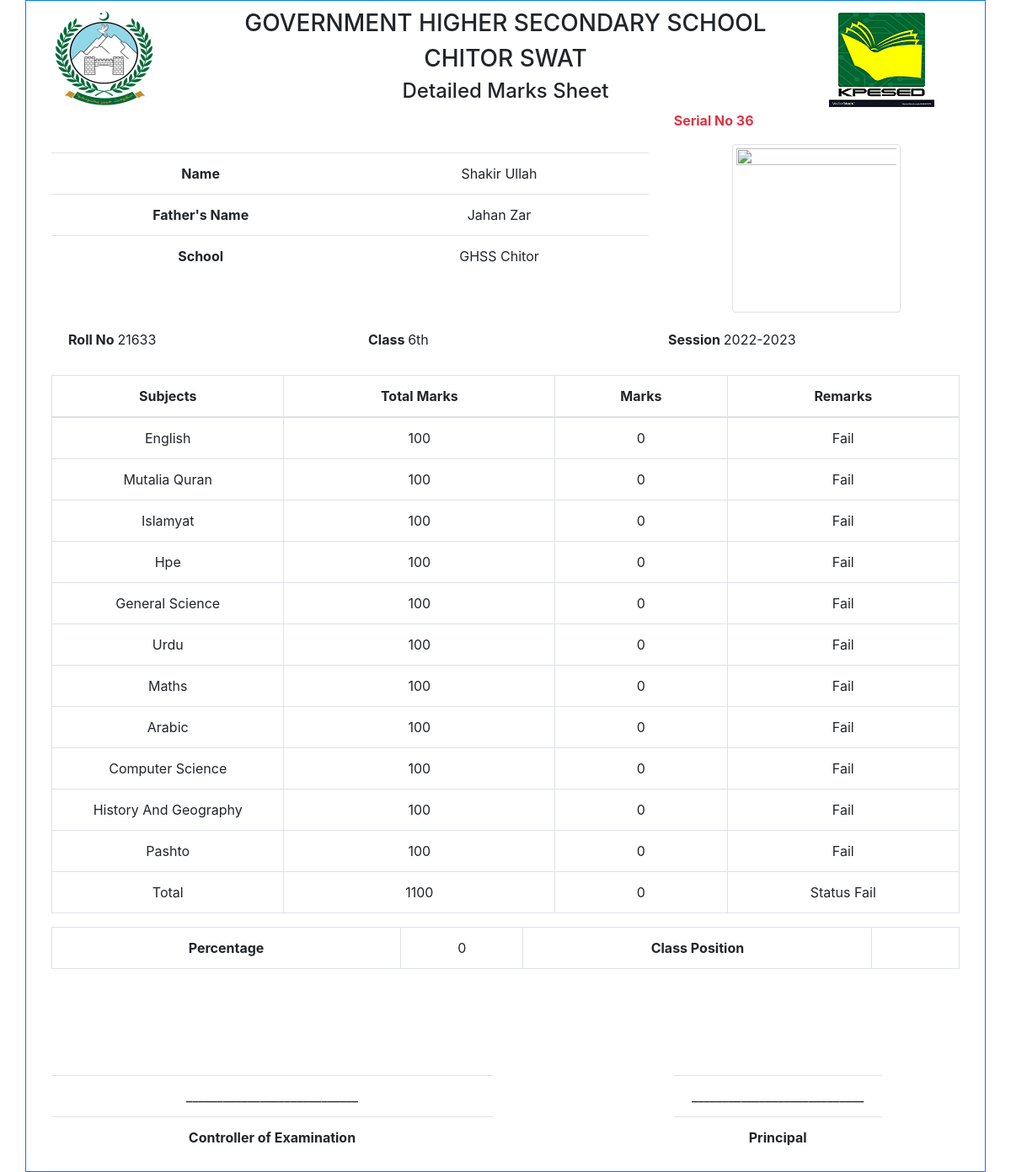
/dmc.php?rollno=21633, run on an earlier commit of the app's database.
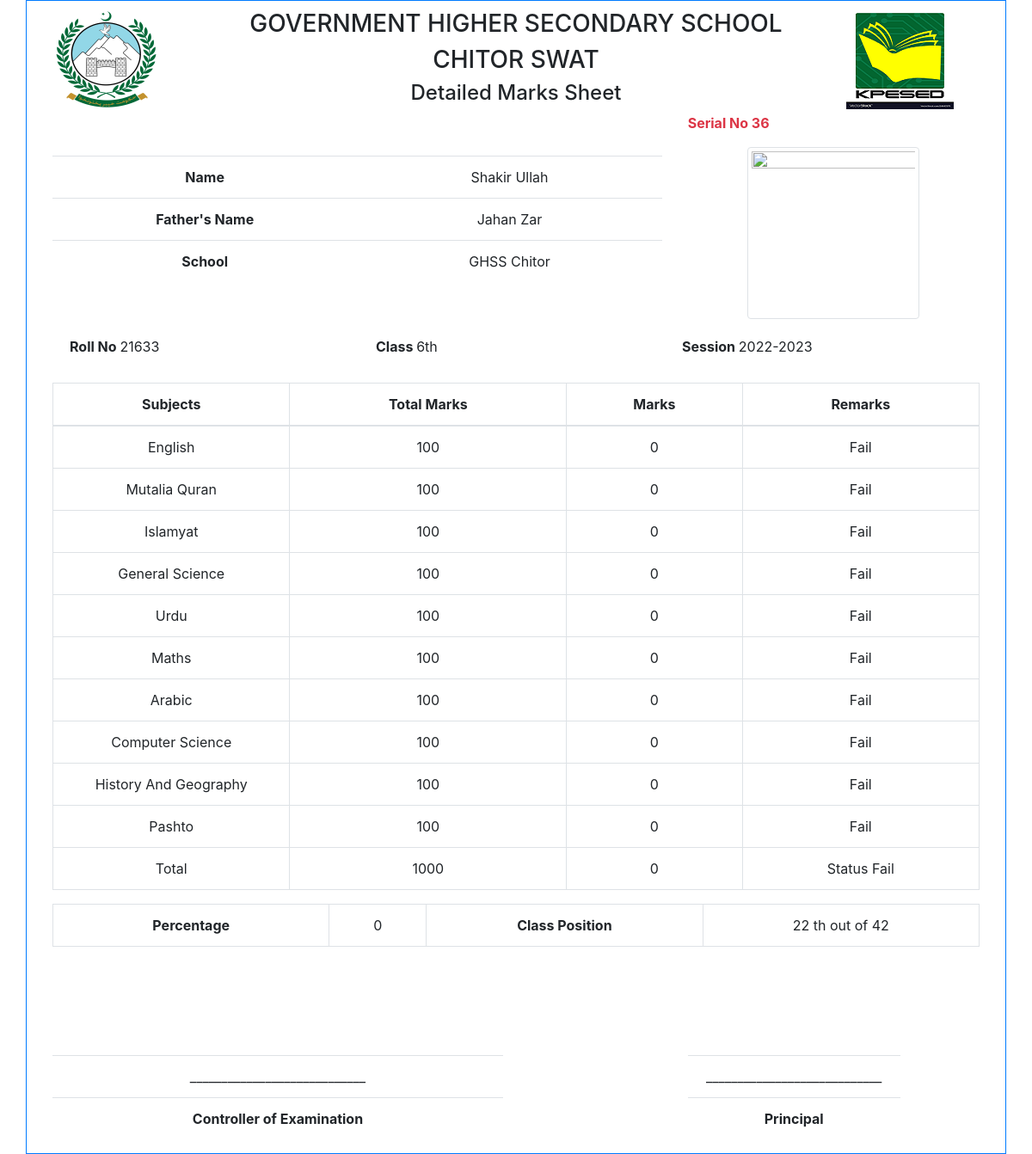
And on a later commit of the database.
### tables this page shows
CREATE TABLE IF NOT EXISTS `subjects` (
  `Id` int(11) NOT NULL AUTO_INCREMENT,
  `Name` varchar(30) NOT NULL,
  `Status` tinyint(4) NOT NULL,
  PRIMARY KEY (`Id`)
);

CREATE TABLE IF NOT EXISTS `students_info` (
  `Roll_No` int(11) NOT NULL,
  `Name` varchar(100) NOT NULL,
  `FName` varchar(100) NOT NULL,
  `Dob` date DEFAULT NULL,
  `Mobile_No` varchar(12) NOT NULL DEFAULT '03',
  `Admission_Date` date DEFAULT NULL,
  `Admission_No` int(6) DEFAULT NULL,
  `Father_Cnic` varchar(15) DEFAULT NULL,
  `Student_Form_B` varchar(15) DEFAULT NULL,
  `School` varchar(200) NOT NULL DEFAULT 'GHSS CHITOR',
  `Class` enum('5th','6th A','6th B','7th','8th A','8th B','8th','10th A','10th B','9th A','9th B','6th','7th A','7th B','4th','11th') NOT NULL,
  `Class_Position` varchar(20) DEFAULT NULL,
  `Status` int(11) NOT NULL DEFAULT '1',
  PRIMARY KEY (`Roll_No`),
  UNIQUE KEY `uniqe_adm` (`Admission_No`)
);

CREATE TABLE IF NOT EXISTS `class_subjects` (
  `Id` int(11) NOT NULL AUTO_INCREMENT,
  `Class_Id` int(11) NOT NULL,
  `Subject_Id` int(11) NOT NULL,
  `Total_Marks` int(3) NOT NULL DEFAULT '40',
  `Lock_Status` int(1) NOT NULL DEFAULT '0',
  `Status` tinyint(1) NOT NULL DEFAULT '1',
  PRIMARY KEY (`Id`),
  KEY `class_id_reference` (`Class_Id`),
  KEY `subject_id_reference` (`Subject_Id`)
);

CREATE TABLE IF NOT EXISTS `marks` (
  `Serial_No` int(11) NOT NULL AUTO_INCREMENT,
  `Roll_No` int(11) NOT NULL,
  `English_Marks` int(3) NOT NULL DEFAULT '0',
  `Urdu_Marks` int(3) NOT NULL DEFAULT '0',
  `Maths_Marks` int(3) NOT NULL DEFAULT '0',
  `Science_Marks` int(3) NOT NULL DEFAULT '0',
  `Hpe_Marks` int(3) NOT NULL DEFAULT '0',
  `Nazira_Marks` int(3) NOT NULL DEFAULT '0',
  `History_Marks` int(3) NOT NULL DEFAULT '0',
  `Drawing_Marks` int(3) NOT NULL DEFAULT '0',
  `Islamyat_Marks` int(3) NOT NULL DEFAULT '0',
  `Computer_Marks` int(3) NOT NULL DEFAULT '0',
  `Arabic_Marks` int(3) NOT NULL DEFAULT '0',
  `Mutalia_Marks` int(3) NOT NULL DEFAULT '0',
  `Qirat_Marks` int(3) NOT NULL DEFAULT '0',
  `Pashto_Marks` int(3) NOT NULL DEFAULT '0',
  `Social_Marks` int(3) NOT NULL DEFAULT '0',
  `Biology_Marks` int(3) NOT NULL DEFAULT '0',
  `Chemistry_Marks` int(3) NOT NULL DEFAULT '0',
  `Physics_Marks` int(3) NOT NULL DEFAULT '0',
  `Civics_Marks` int(3) NOT NULL DEFAULT '0',
  `Economics_Marks` int(3) NOT NULL DEFAULT '0',
  `Islamic_Study_Marks` int(3) NOT NULL DEFAULT '0',
  `Islamic_Education_Marks` int(3) NOT NULL DEFAULT '0',
  `Statistics_Marks` int(3) NOT NULL DEFAULT '0',
  PRIMARY KEY (`Serial_No`),
  UNIQUE KEY `forign` (`Roll_No`)
);

### dmc.php (the view, shortened to what the changed rows need)
<?php
require_once 'sand_box.php';
if (isset($_GET['rollno'])) {
    $link=connect();
    $rollno=$_GET['rollno'];
    $q="SELECT Roll_No,Name,FName,Class,School,Class_Position FROM students_info
    WHERE Roll_No=".$rollno;
    $qr=mysqli_query($link, $q) or die('Error:'. mysqli_error($link));
    $qra=mysqli_fetch_assoc($qr);
    $Roll_No = $qra['Roll_No'];
    $Name = $qra['Name'];
    $Father_Name = $qra['FName'];
    $Class_Name = $qra['Class'];
    $School_Name = $qra['School'];
    $Class_Position = $qra['Class_Position'];
} else {
    echo "Please Enter Roll No";
    exit;
}
?>
</head>
<body>
<div class="container border border-primary">
    <div class="container">
      <div class="row">
        <div class="col-md-8">
          <table class=" table">
            <tr>
              <td>
                <span class="font-weight-bold"> Name </span> </td>
              <td> <?php echo $Name;  ?> </td>
            </tr>
            <tr>
              <td>
                <span class="font-weight-bold"> Father's Name </span>
              </td>
                <td> <?php echo $Father_Name;  ?></td>
            </tr>
            <tr>
              <td>
                <span class="font-weight-bold"> School </span> </td>
                <td><?php echo $School_Name;?> </td>
            </tr>
        </table>
        </div>
      </div>
    </div>
  <div class="container">
    <div class="row" style="padding:20px">
      <div class="col-md-4">
        <span class="font-weight-bold"> Roll No </span>
        <span> <?php echo $Roll_No;  ?> </span>
      </div>
      <div class="col-md-4">
        <span class="font-weight-bold"> Class </span>
        <?php echo $Class_Name;?>
      </div>
      <div class="col-md-4">
          <span class="font-weight-bold"> Session </span>
          <?php echo  date('Y')-1 . "-" ;
                echo date('Y');
            ?>
      </div>
    </div>
  </div>
  <div class="container">
    <div class="row">
        <div class="col-md-12">
          <table class="table table-bordered print-center">
            <thead>
            <tr>
            <th>
                Subjects
              </th>
              <th>
                Total Marks
              </th>
              <th>
                Marks
              </th>
              <th>
                Remarks
              </th>
</tr>
            </thead>
            <tbody>
              <tr>
      <?php
              $student_obtain_marks=0;
              $subjects=Select_Subjects_Of_class($Class_Name);
              for ($i=0; $i<count($subjects); $i++) {
                $subject_name=$subjects[$i]['Name'];
                $subject_total_marks=One_Subject_Total_marks($Class_Name,$subject_name);
              echo "<td>".$subject_name."</td>
                    <td>".$subject_total_marks."</td>";
              $column_name=Change_Subject_To_Marks_col($subject_name);
              $subject_marks=Select_Column_data("marks",$column_name,"Roll_No",$Roll_No);
              $current_marks=$subject_marks[$column_name];
              $student_obtain_marks=$student_obtain_marks+Change_Absent_tozero($current_marks);
              echo "<td>".Show_absent($current_marks)."</td>";
              $subject_percentage=(Change_Absent_tozero($current_marks)*100)/$subject_total_marks;
              $Remarks="";
              if ($subject_percentage<32) {
                $Remarks ="Fail";
              }
              echo  "<td>".$Remarks."</td>
                      </tr>";
              }
    $All_Subjects_Total_Marks=Class_Total_marks($Class_Name);
    $Percentage=round(($student_obtain_marks*100)/$All_Subjects_Total_Marks, 2);
      ?>
                <tr>
                  <td>Total</td>
                  <td> <?php echo $All_Subjects_Total_Marks;  ?></td>
                  <td> <?php echo $student_obtain_marks  ?></td>
                  <td> <?php if ((($student_obtain_marks*100)/$All_Subjects_Total_Marks)<32) {
               echo "Status Fail";
              } else {
                echo "Status Pass";
              }
              ?>
              </td>
              </tr>
            </tbody>
          </table>
          <table class="table table-bordered" style="margin-top:10px ">
            <tr>
                  <td>
                    <span class="font-weight-bold">Percentage </span>
                  </td>
                  <td> <?php echo $Percentage;  ?> </td>
                  <td>
                    <span class="font-weight-bold"> Class Position </span>
                  </td>
                  <td> <?php echo $Class_Position;  ?> </td>
            </tr>
          </table>
        </div>
</div>
</div>
</div>

What changed in the data, as far as the page shows it:
no longer on this page (row unchanged): subjects: Name "Hpe", $subject_total_marks "100", Name.Hpe_Marks "0", Name.Total_Marks "Fail"
changed students_info "Shakir Ullah": Class_Position (not shown) → "22 th out of 42"
Also different on the page:
$All_Subjects_Total_Marks: "1100" → "1000"
